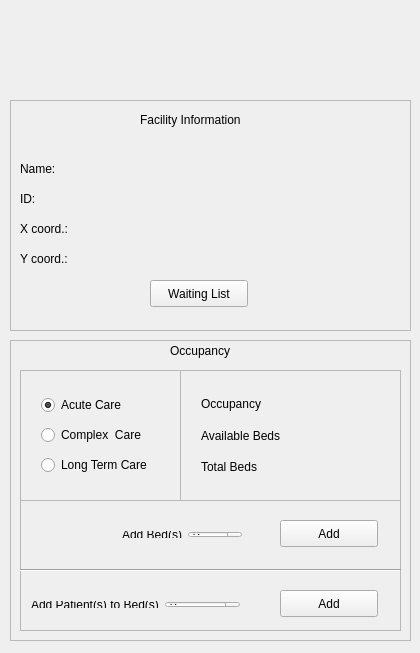
<?xml version="1.0" encoding="UTF-8"?>
<ui version="4.0">
 <class>FacilityWindow</class>
 <widget class="QMainWindow" name="FacilityWindow">
  <property name="geometry">
   <rect>
    <x>0</x>
    <y>0</y>
    <width>420</width>
    <height>653</height>
   </rect>
  </property>
  <property name="windowTitle">
   <string>FacilityWindow</string>
  </property>
  <widget class="QWidget" name="centralWidget">
   <widget class="QFrame" name="frame">
    <property name="geometry">
     <rect>
      <x>10</x>
      <y>340</y>
      <width>401</width>
      <height>301</height>
     </rect>
    </property>
    <property name="frameShape">
     <enum>QFrame::StyledPanel</enum>
    </property>
    <property name="frameShadow">
     <enum>QFrame::Raised</enum>
    </property>
    <widget class="QLabel" name="label">
     <property name="geometry">
      <rect>
       <x>160</x>
       <y>0</y>
       <width>81</width>
       <height>21</height>
      </rect>
     </property>
     <property name="text">
      <string>Occupancy</string>
     </property>
    </widget>
    <widget class="QFrame" name="frame_3">
     <property name="geometry">
      <rect>
       <x>10</x>
       <y>30</y>
       <width>161</width>
       <height>131</height>
      </rect>
     </property>
     <property name="frameShape">
      <enum>QFrame::StyledPanel</enum>
     </property>
     <property name="frameShadow">
      <enum>QFrame::Raised</enum>
     </property>
     <widget class="QWidget" name="layoutWidget">
      <property name="geometry">
       <rect>
        <x>10</x>
        <y>10</y>
        <width>138</width>
        <height>111</height>
       </rect>
      </property>
      <layout class="QVBoxLayout" name="verticalLayout">
       <item>
        <widget class="QRadioButton" name="acuteRaio">
         <property name="text">
          <string>Acute Care</string>
         </property>
         <property name="checked">
          <bool>true</bool>
         </property>
        </widget>
       </item>
       <item>
        <widget class="QRadioButton" name="complexRadio">
         <property name="text">
          <string>Complex  Care</string>
         </property>
        </widget>
       </item>
       <item>
        <widget class="QRadioButton" name="longRadio">
         <property name="text">
          <string>Long Term Care</string>
         </property>
        </widget>
       </item>
      </layout>
     </widget>
    </widget>
    <widget class="QFrame" name="frame_4">
     <property name="geometry">
      <rect>
       <x>170</x>
       <y>30</y>
       <width>221</width>
       <height>131</height>
      </rect>
     </property>
     <property name="frameShape">
      <enum>QFrame::StyledPanel</enum>
     </property>
     <property name="frameShadow">
      <enum>QFrame::Raised</enum>
     </property>
     <widget class="QWidget" name="layoutWidget">
      <property name="geometry">
       <rect>
        <x>10</x>
        <y>10</y>
        <width>201</width>
        <height>111</height>
       </rect>
      </property>
      <layout class="QGridLayout" name="gridLayout">
       <item row="0" column="0">
        <widget class="QLabel" name="label_3">
         <property name="text">
          <string>Occupancy</string>
         </property>
        </widget>
       </item>
       <item row="0" column="1">
        <widget class="QLabel" name="occLbl">
         <property name="text">
          <string/>
         </property>
        </widget>
       </item>
       <item row="1" column="0">
        <widget class="QLabel" name="label_2">
         <property name="text">
          <string>Available Beds</string>
         </property>
        </widget>
       </item>
       <item row="1" column="1">
        <widget class="QLabel" name="availLbl">
         <property name="text">
          <string/>
         </property>
        </widget>
       </item>
       <item row="2" column="0">
        <widget class="QLabel" name="label_4">
         <property name="text">
          <string>Total Beds</string>
         </property>
        </widget>
       </item>
       <item row="2" column="1">
        <widget class="QLabel" name="totalLbl">
         <property name="text">
          <string/>
         </property>
        </widget>
       </item>
      </layout>
     </widget>
    </widget>
    <widget class="QFrame" name="frame_5">
     <property name="geometry">
      <rect>
       <x>10</x>
       <y>160</y>
       <width>381</width>
       <height>131</height>
      </rect>
     </property>
     <property name="frameShape">
      <enum>QFrame::StyledPanel</enum>
     </property>
     <property name="frameShadow">
      <enum>QFrame::Raised</enum>
     </property>
     <widget class="QPushButton" name="bedAddBtn">
      <property name="geometry">
       <rect>
        <x>260</x>
        <y>20</y>
        <width>98</width>
        <height>27</height>
       </rect>
      </property>
      <property name="text">
       <string>Add</string>
      </property>
     </widget>
     <widget class="QPushButton" name="patientAddBtn">
      <property name="geometry">
       <rect>
        <x>260</x>
        <y>90</y>
        <width>98</width>
        <height>27</height>
       </rect>
      </property>
      <property name="text">
       <string>Add</string>
      </property>
     </widget>
     <widget class="QWidget" name="layoutWidget">
      <property name="geometry">
       <rect>
        <x>91</x>
        <y>20</y>
        <width>142</width>
        <height>29</height>
       </rect>
      </property>
      <layout class="QGridLayout" name="gridLayout_2">
       <item row="0" column="0">
        <widget class="QLabel" name="label_26">
         <property name="text">
          <string>Add Bed(s)</string>
         </property>
        </widget>
       </item>
       <item row="0" column="1">
        <widget class="QSpinBox" name="addBedNum"/>
       </item>
      </layout>
     </widget>
     <widget class="QWidget" name="layoutWidget">
      <property name="geometry">
       <rect>
        <x>0</x>
        <y>90</y>
        <width>231</width>
        <height>29</height>
       </rect>
      </property>
      <layout class="QGridLayout" name="gridLayout_3">
       <item row="0" column="0">
        <widget class="QLabel" name="label_27">
         <property name="text">
          <string>Add Patient(s) to Bed(s)</string>
         </property>
        </widget>
       </item>
       <item row="0" column="1">
        <widget class="QSpinBox" name="addPatNum"/>
       </item>
      </layout>
     </widget>
     <widget class="Line" name="line">
      <property name="geometry">
       <rect>
        <x>0</x>
        <y>60</y>
        <width>381</width>
        <height>20</height>
       </rect>
      </property>
      <property name="orientation">
       <enum>Qt::Horizontal</enum>
      </property>
     </widget>
    </widget>
   </widget>
   <widget class="QWidget" name="layoutWidget">
    <property name="geometry">
     <rect>
      <x>0</x>
      <y>0</y>
      <width>2</width>
      <height>2</height>
     </rect>
    </property>
    <layout class="QVBoxLayout" name="verticalLayout_6"/>
   </widget>
   <widget class="QFrame" name="frame_2">
    <property name="geometry">
     <rect>
      <x>10</x>
      <y>100</y>
      <width>401</width>
      <height>231</height>
     </rect>
    </property>
    <property name="frameShape">
     <enum>QFrame::StyledPanel</enum>
    </property>
    <property name="frameShadow">
     <enum>QFrame::Raised</enum>
    </property>
    <widget class="QLabel" name="label_7">
     <property name="geometry">
      <rect>
       <x>130</x>
       <y>10</y>
       <width>141</width>
       <height>20</height>
      </rect>
     </property>
     <property name="text">
      <string>Facility Information</string>
     </property>
    </widget>
    <widget class="QLabel" name="label_8">
     <property name="geometry">
      <rect>
       <x>10</x>
       <y>60</y>
       <width>61</width>
       <height>17</height>
      </rect>
     </property>
     <property name="text">
      <string>Name:</string>
     </property>
    </widget>
    <widget class="QLabel" name="nameLbl">
     <property name="geometry">
      <rect>
       <x>130</x>
       <y>60</y>
       <width>251</width>
       <height>20</height>
      </rect>
     </property>
     <property name="text">
      <string/>
     </property>
    </widget>
    <widget class="QLabel" name="idLbl">
     <property name="geometry">
      <rect>
       <x>130</x>
       <y>90</y>
       <width>251</width>
       <height>20</height>
      </rect>
     </property>
     <property name="text">
      <string/>
     </property>
    </widget>
    <widget class="QLabel" name="label_11">
     <property name="geometry">
      <rect>
       <x>10</x>
       <y>90</y>
       <width>61</width>
       <height>17</height>
      </rect>
     </property>
     <property name="text">
      <string>ID:</string>
     </property>
    </widget>
    <widget class="QLabel" name="xLbl">
     <property name="geometry">
      <rect>
       <x>130</x>
       <y>120</y>
       <width>251</width>
       <height>20</height>
      </rect>
     </property>
     <property name="text">
      <string/>
     </property>
    </widget>
    <widget class="QLabel" name="label_13">
     <property name="geometry">
      <rect>
       <x>10</x>
       <y>120</y>
       <width>61</width>
       <height>17</height>
      </rect>
     </property>
     <property name="text">
      <string>X coord.:</string>
     </property>
    </widget>
    <widget class="QLabel" name="label_14">
     <property name="geometry">
      <rect>
       <x>10</x>
       <y>150</y>
       <width>61</width>
       <height>17</height>
      </rect>
     </property>
     <property name="text">
      <string>Y coord.:</string>
     </property>
    </widget>
    <widget class="QLabel" name="yLbl">
     <property name="geometry">
      <rect>
       <x>130</x>
       <y>150</y>
       <width>251</width>
       <height>20</height>
      </rect>
     </property>
     <property name="text">
      <string/>
     </property>
    </widget>
    <widget class="QPushButton" name="waitingBtn">
     <property name="geometry">
      <rect>
       <x>140</x>
       <y>180</y>
       <width>98</width>
       <height>27</height>
      </rect>
     </property>
     <property name="text">
      <string>Waiting List</string>
     </property>
    </widget>
   </widget>
   <widget class="QLabel" name="crossImg">
    <property name="geometry">
     <rect>
      <x>320</x>
      <y>10</y>
      <width>71</width>
      <height>71</height>
     </rect>
    </property>
    <property name="text">
     <string/>
    </property>
   </widget>
  </widget>
 </widget>
 <layoutdefault spacing="6" margin="11"/>
 <resources/>
 <connections/>
</ui>
